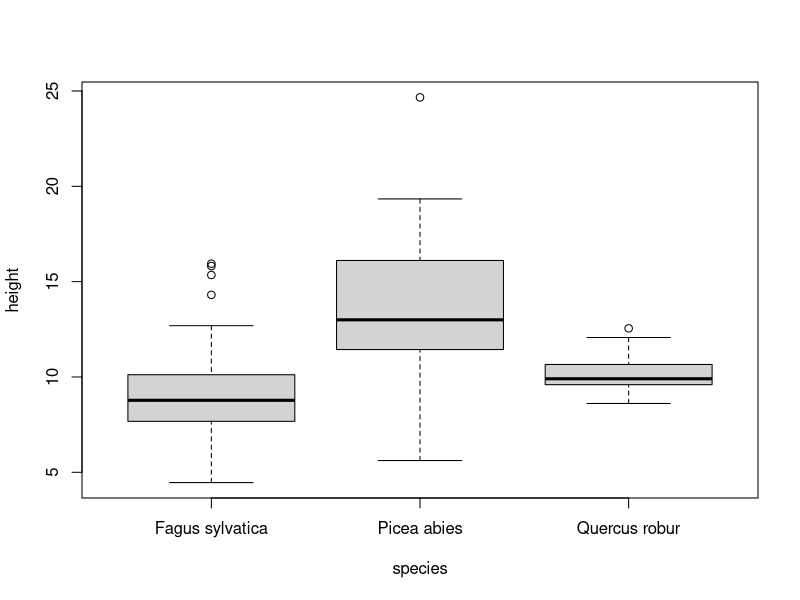

Source code (R):
set.seed(1234)
height <- c(rnorm(30, 15, 4), rnorm(30, 11, 3), rnorm(30, 10, 1))
species <- as.factor(c(rep("Picea abies", 30), rep("Fagus sylvatica", 30), rep("Quercus robur", 30)))
df <- data.frame(height, species)

boxplot(height~species, data = df)
